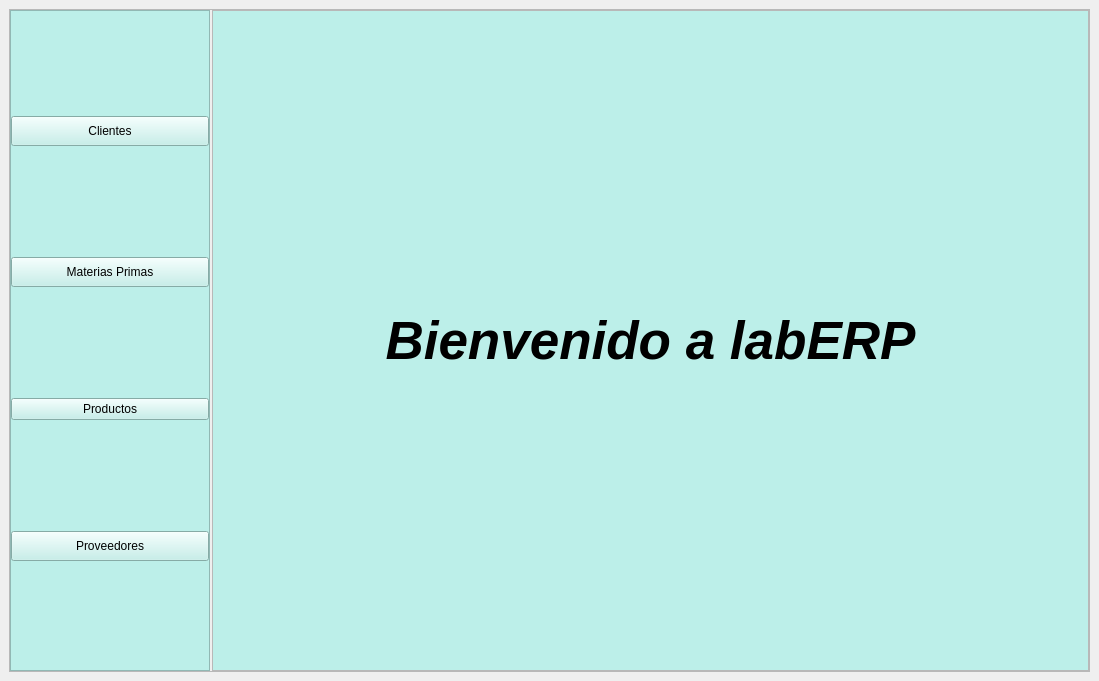
<?xml version="1.0" encoding="UTF-8"?>
<ui version="4.0">
 <class>MainWindow</class>
 <widget class="QMainWindow" name="MainWindow">
  <property name="windowModality">
   <enum>Qt::WindowModal</enum>
  </property>
  <property name="geometry">
   <rect>
    <x>0</x>
    <y>0</y>
    <width>1099</width>
    <height>681</height>
   </rect>
  </property>
  <property name="windowTitle">
   <string>Pricipal</string>
  </property>
  <property name="styleSheet">
   <string notr="true">QPushButton:hover{
	font: 700 12pt &quot;Cascadia Code&quot;;

	
}</string>
  </property>
  <widget class="QWidget" name="centralwidget">
   <layout class="QHBoxLayout" name="horizontalLayout">
    <item>
     <widget class="QFrame" name="frame">
      <property name="frameShape">
       <enum>QFrame::StyledPanel</enum>
      </property>
      <property name="frameShadow">
       <enum>QFrame::Raised</enum>
      </property>
      <layout class="QHBoxLayout" name="horizontalLayout_2" stretch="1,4">
       <property name="spacing">
        <number>2</number>
       </property>
       <property name="leftMargin">
        <number>0</number>
       </property>
       <property name="topMargin">
        <number>0</number>
       </property>
       <property name="rightMargin">
        <number>0</number>
       </property>
       <property name="bottomMargin">
        <number>0</number>
       </property>
       <item>
        <widget class="QFrame" name="fr_modulos">
         <property name="maximumSize">
          <size>
           <width>200</width>
           <height>16777215</height>
          </size>
         </property>
         <property name="styleSheet">
          <string notr="true">background-color: rgb(188, 239, 233);</string>
         </property>
         <property name="frameShape">
          <enum>QFrame::StyledPanel</enum>
         </property>
         <property name="frameShadow">
          <enum>QFrame::Raised</enum>
         </property>
         <layout class="QVBoxLayout" name="verticalLayout">
          <property name="leftMargin">
           <number>0</number>
          </property>
          <property name="topMargin">
           <number>0</number>
          </property>
          <property name="rightMargin">
           <number>0</number>
          </property>
          <property name="bottomMargin">
           <number>0</number>
          </property>
          <item>
           <widget class="QPushButton" name="btn_clientes">
            <property name="minimumSize">
             <size>
              <width>0</width>
              <height>0</height>
             </size>
            </property>
            <property name="maximumSize">
             <size>
              <width>200</width>
              <height>30</height>
             </size>
            </property>
            <property name="text">
             <string>Clientes</string>
            </property>
           </widget>
          </item>
          <item>
           <widget class="QPushButton" name="btn_materias_primas">
            <property name="minimumSize">
             <size>
              <width>0</width>
              <height>0</height>
             </size>
            </property>
            <property name="maximumSize">
             <size>
              <width>200</width>
              <height>30</height>
             </size>
            </property>
            <property name="text">
             <string>Materias Primas</string>
            </property>
           </widget>
          </item>
          <item>
           <widget class="QPushButton" name="btn_productos">
            <property name="minimumSize">
             <size>
              <width>0</width>
              <height>0</height>
             </size>
            </property>
            <property name="maximumSize">
             <size>
              <width>200</width>
              <height>16777215</height>
             </size>
            </property>
            <property name="text">
             <string>Productos</string>
            </property>
           </widget>
          </item>
          <item>
           <widget class="QPushButton" name="btn_proveedores">
            <property name="minimumSize">
             <size>
              <width>0</width>
              <height>0</height>
             </size>
            </property>
            <property name="maximumSize">
             <size>
              <width>200</width>
              <height>30</height>
             </size>
            </property>
            <property name="text">
             <string>Proveedores</string>
            </property>
           </widget>
          </item>
         </layout>
        </widget>
       </item>
       <item>
        <widget class="QFrame" name="fr_informacion">
         <property name="frameShape">
          <enum>QFrame::StyledPanel</enum>
         </property>
         <property name="frameShadow">
          <enum>QFrame::Raised</enum>
         </property>
         <layout class="QHBoxLayout" name="horizontalLayout_3">
          <property name="leftMargin">
           <number>0</number>
          </property>
          <property name="topMargin">
           <number>0</number>
          </property>
          <property name="rightMargin">
           <number>0</number>
          </property>
          <property name="bottomMargin">
           <number>0</number>
          </property>
          <item>
           <widget class="QLabel" name="label">
            <property name="font">
             <font>
              <pointsize>40</pointsize>
              <italic>true</italic>
              <bold>true</bold>
             </font>
            </property>
            <property name="styleSheet">
             <string notr="true">background-color: rgb(188, 239, 233);</string>
            </property>
            <property name="text">
             <string>Bienvenido a labERP</string>
            </property>
            <property name="scaledContents">
             <bool>true</bool>
            </property>
            <property name="alignment">
             <set>Qt::AlignCenter</set>
            </property>
           </widget>
          </item>
         </layout>
        </widget>
       </item>
      </layout>
     </widget>
    </item>
   </layout>
  </widget>
 </widget>
 <resources>
  <include location="resources.qrc"/>
 </resources>
 <connections/>
</ui>
